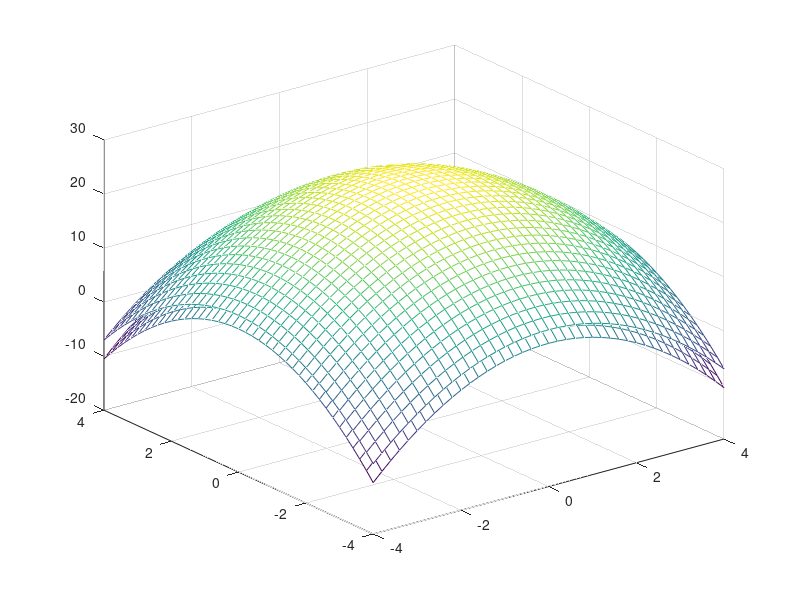

This chart was generated by the following MATLAB code:
% Rotations Paraboloid
% Erstelle Oberfläche mit konstanter Dicke in Normalenrichtung.
%
% Dieses Octave Skript erzeugt mehrere RotPara?.dat Dateien. Es muss ausgeführt werden
% - bevor - die OpenSCAD Skripte laufen.
%
% Copyright 2019 bei Mathias Moog, Hochschule Ansbach, Deutschland, mathias.moog@hs-ansbach.de
%
% Dieser Code steht unter der Creative-Commons-Lizenz Namensnennung - Nicht-kommerziell - 
% Weitergabe unter gleichen Bedingungen 4.0 International. 
% Um eine Kopie dieser Lizenz zu sehen, besuchen Sie http://creativecommons.org/licenses/by-nc-sa/4.0/
%
% Diesen Code habe ich für die Verwendung in meinen Lehrveranstaltungen und für Studierende
% an der Hochschule Ansbach geschrieben. Ich kann nicht garantieren, dass er fehlerfrei funktioniert.
% Für Hinweise und Verbesserungsvorschläge bin ich dankbar.
%
% Ich selbst arbeite vorwiegend mit Octave, https://www.gnu.org/software/octave/, da dies freie 
% Software ist und sie auf jedem Rechner installiert werden kann. 
% Prinzipiell kann der Code auch auf Matlab laufen, aber ich habe es nie ausprobiert.

% Globale Variablen
global f d;

% Die Funktion, hier ein Rotationsparaboloid
f=@(x,y)25-x.^2-y.^2;

% Die Dicke der Oberfläche in cm
d=0.3;

% Berechne nach "unten" zeigende Normale mit der Länge d
function n=dnf(x,y)
  global d;
  fx=-2*x;
  fy=-2*y;
  n=cross([1,0,fx],[0,1,fy]);
  n*=-d/norm(n);
endfunction

% Untere Begrenzung der Fläche
function z=fu(x,y)
  global f;
  n=dnf(x,y);
  g=@(z)norm([n(1),n(2),f(x-n(1),y-n(2))+n(3)-z]);
  z=fminsearch(g,f(x,y)-n(3));
endfunction

% Zeichne die Oberfläche
txy = linspace( -4, 4, 41)'; 
[xx, yy] = meshgrid( txy, txy ); % ein Gitter in der x y Ebene erzeugen
% Die z werte für jeden Punkt im Gitter ausrechnen
zz = f(xx,yy);
mesh( txy, txy, zz )
hold on;
% Die Vektoren zeichnen
##nx=zeros(size(xx));
##ny=zeros(size(xx));
##nz=zeros(size(xx));
##for ix=1:length(txy)
##  for iy=1:length(txy)
##    n = dnf(xx(ix,iy),yy(ix,iy));
##    nx(ix,iy)=n(1);
##    ny(ix,iy)=n(2);
##    nz(ix,iy)=n(3);
##  endfor
##endfor
##quiver3( xx,yy,zz, nx,ny,nz )
% Die untere Schicht zeichnen
zu=zeros(size(xx));
for ix=1:length(txy)
  for iy=1:length(txy)
    zu(ix,iy) = fu(xx(ix,iy),yy(ix,iy));
  endfor
endfor
mesh( txy, txy, zu )

hold off;

% Speichere die Oberflächen
% Die dat Dateien enthalten die Oberflächen Informationen für OpenSCAD
d=mean(diff(txy))
n=length(txy)
dlmwrite("RotParaO.dat",zz," ");
dlmwrite("RotParaU.dat",zu," ");